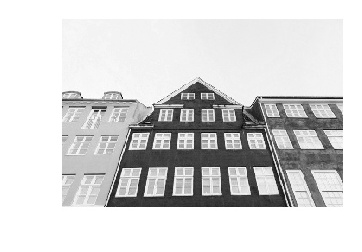
#> input picture Clase 5 - transformaciones morfologicas basicas/images/home.png, 362 x 252 px
$ jupyter execute --allow-errors 'clase 5.ipynb'   (older library calls are emulated)
#> lines starting #> are read from the running program, lines starting #| are printed output that depends on the picture; after the words box and inside, x2 and y2 are one past the last pixel; in counts of white or black regions, pixels touching at a corner belong together
# Visión artificial aplicada a la industria
### Intecol SAS
## Clase 5: deteccion de bordes y  Transformaciones morfologicas basicas

[cell 1]
import matplotlib.pyplot as plt
import numpy as np
import numpy
from numpy import *
import cv2 as cv
import cv2
import numpy as np
from skimage import data
from scipy.ndimage import filters

def plot(imagen,color='black',title=None,cmapa='gray',pic = False,subplot  = (1,1,1)):
    if pic == True:
        plt.figure(figsize=(15,8))
    plt.subplot(subplot[0],subplot[1],subplot[2])
    plt.axis('off')
    plt.imshow(imagen,cmap = cmapa,vmin = 0, vmax = 255)
    plt.title(title,color = color)

def plot_img_hist (image,title,subrows,subcols,num,size1,size2):
    fig = plt.figure(figsize=(size1,size2))
    plt.subplot(subrows,subcols,num)
    plt.imshow(image,cmap='gray');plt.title(title)
    color = ('r','g','b')
    plt.subplot(subrows,subcols,num+1)
    plt.title(" Histograma " + title)

    if len(image.shape) > 2 :
        for i,col in enumerate(color):
            histr = cv2.calcHist([image],[i],None,[256],[0,256])
            plt.plot(histr,color = col)
            plt.xlim([0,256])
    else:
        hist,bins = np.histogram(image.ravel(),256,[0,256])
        plt.plot(hist, color='gray' )
        plt.xlim([0,256])

## Deteccion de bordes
### ¿Que es un borde?
 Un borde es un conjunto de pixeles en donde la intensidad de pixeles cambia rapidamente
### ¿Como lo podriamos detectar?
La mayoría de las técnicas para detectar bordes emplean operadores locales basados en distintas
aproximaciones discretas de la primera y segunda derivada de los niveles de grises de la imagen.

## derivadas de una imagen

Se evalua como Cambia la intensidad de la imagen sobre la imagen, dicha informacion es utilizada en muchas aplicaciones (incluyendo deep learning). El cambio de intensidad puede cambiar en el eje x (*I_x*) y en el eje y (*I_y*)de la imagen *I* . cabe aclarar que las derivadas se realizan canal por canal.

el gradiente de la imagen es el vector $\rvert \nabla\rvert = 	\sqrt{I_x^2+I_y^2 }$

Que describe que tan fuerte es el cambio de la intensidad en la imagen .

 el angulo del gradiente viene dado por:
$ \alpha= 	\arctan{(I_y,I_x) }$
Que describe la direccion de el cambio de intensidad maximo en la imagen.

computar las imagenes de las derivadas se puede utilizar realizando aproximaciones discretas . Que son mas facilmente implementadas como convoluciones

$I_x = I* D_x$  y  $I_y = I * D_y $

Las elecciones mas famosas para $D_x$ y $D_y$ son los *filtros prewitt*:

$D_x =\begin{bmatrix}-1&0&1\\-1&0&1\\-1&0&1\end{bmatrix}$ $D_y =\begin{bmatrix}-1&-1&-1\\0&0&0\\1&1&1\end{bmatrix}$

Y los *filtros Bosel*:

$D_x =\begin{bmatrix}-1&0&1\\-2&0&2\\-1&0&1\end{bmatrix}$ $D_y =\begin{bmatrix}-1&-2&-1\\0&0&0\\1&2&1\end{bmatrix}$

Veamos como funcionan:

[cell 2]
def conv(img, conv_filter):
    filter_size = conv_filter.shape[1]
    result = numpy.zeros((img.shape))
    #Looping through the image to apply the convolution operation.
    for r in numpy.uint16(numpy.arange(filter_size/2.0,
                          img.shape[0]-filter_size/2.0+1)):
        for c in numpy.uint16(numpy.arange(filter_size/2.0,
                                           img.shape[1]-filter_size/2.0+1)):
            """
            Getting the current region to get multiplied with the filter.
            How to loop through the image and get the region based on
            the image and filer sizes is the most tricky part of convolution.
            """
            curr_region = img[r-numpy.uint16(numpy.floor(filter_size/2.0)):r+numpy.uint16(numpy.ceil(filter_size/2.0)),
                              c-numpy.uint16(numpy.floor(filter_size/2.0)):c+numpy.uint16(numpy.ceil(filter_size/2.0))]
            #Element-wise multipliplication between the current region and the filter.
            curr_result = curr_region * conv_filter
            conv_sum = numpy.sum(curr_result) #Summing the result of multiplication.
            result[r, c] = conv_sum #Saving the summation in the convolution layer feature map.

    #Clipping the outliers of the result matrix.
    final_result = result[numpy.uint16(filter_size/2.0):result.shape[0]-numpy.uint16(filter_size/2.0),
                          numpy.uint16(filter_size/2.0):result.shape[1]-numpy.uint16(filter_size/2.0)]
    return final_result

def load_image(image_path):

#> called with image_path = 'images/home.png'
    coloured_image = cv2.imread(image_path)
#> coloured_image is the input picture: shape (252, 362, 3); min 0, max 255, mean 213.7
    gray_image = cv2.cvtColor(coloured_image, cv2.COLOR_BGR2GRAY)
    return gray_image

[cell 3]
input_image = load_image('images/home.png')

l_y = numpy.array([[[-1, 0, 1],
                                   [-1, 0, 1],
                                   [-1, 0, 1]]])
l_x = numpy.array([[[1,   1,  1],
                                   [0,   0,  0],
                                   [-1, -1, -1]]])
edge_x = conv(input_image, l_x)
edge_y = conv(input_image, l_y)
#> after the loop in conv (call 2), `for r in numpy.uint16(numpy.arange(filter_size/2.0,`:
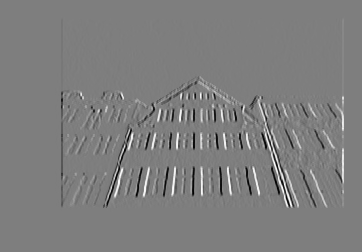
#> result: shape (252, 362) float64; min -581, max 590, mean 0; drawn with min black and max white
plt.figure(figsize=(15,15))


plot(input_image,subplot = (3,1,1))
plot(edge_x,subplot = (3,1,2))
plot(edge_y,subplot = (3,1,3))

## Implementacion con librerias

[cell 4]
# Sobel derivative filters
imx = zeros(input_image.shape)
filters.sobel(input_image,1,imx)
imy = zeros(input_image.shape)
filters.sobel(input_image,0,imy)
magnitude = sqrt(imx**2+imy**2)

[cell 5]
plt.figure(figsize=(15,15))
plot(input_image,subplot = (4,1,1))
plot(imx,subplot = (4,1,2))
plot(imy,subplot = (4,1,3))
plot(magnitude,subplot = (4,1,4))

[cell 6]
img = input_image
laplacian = cv.Laplacian(img,cv.CV_64F)
sobelx = cv.Sobel(img,cv.CV_8U,1,0,ksize=3)
sobely = cv.Sobel(img,cv.CV_8U,0,1,ksize=3)
plt.figure(figsize=(15,15))
plot(input_image,subplot = (4,1,1),title = 'hello')
plot(sobelx,subplot = (4,1,2))
plot(sobely,subplot = (4,1,3))
plot(laplacian,subplot = (4,1,4))

En el ultimo ejemplo el tipo de salida de nuestra imagen es cv2.CV_8U o np.uint8. sin embargo hay un problema con eso . la transcicion de negro a blanco es tomada como pendiente positivamientras que la transcicion de blanco a negro es tomado como pendiente negativa . asi que cuando se convierte la data a unint.8 , todas las pendientes negativas son hechas cero , en otras palabras se pierde ese borde.

si quieres detectar ambos botds , se puede tener la imagen de salida en otros formatos mas altos , tales como cv2.CV_16S, cv2.CV_64F etc y luego tomar el valor absoluto y devolverlo a cv2.CV_8U de esta manera:

#> (a cell that did not finish here is left out)

# Output dtype = cv2.CV_8U
sobelx8u = cv2.Sobel(img2,cv2.CV_8U,1,0,ksize=5)

# Output dtype = cv2.CV_64F. Then take its absolute and convert to cv2.CV_8U
sobelx64f = cv2.Sobel(img2,cv2.CV_64F,1,0,ksize=3)
abs_sobel64f = np.absolute(sobelx64f)
sobel_8u = np.uint8(abs_sobel64f)
plt.figure(figsize=(15,15))
plt.subplot(1,3,1),plt.imshow(img2,cmap = 'gray')
plt.title('Original'), plt.xticks([]), plt.yticks([])
plt.subplot(1,3,2),plt.imshow(sobelx8u,cmap = 'gray')
plt.title('Sobel CV_8U'), plt.xticks([]), plt.yticks([])
plt.subplot(1,3,3),plt.imshow(sobel_8u,cmap = 'gray')
plt.title('Sobel abs(CV_64F)'), plt.xticks([]), plt.yticks([])

plt.show()

## Filtro de Canny

Canny es la técnica mayormente utilizada para detectar bordes en las imágenes. Consiste en simplificar una imagen de tal manera que solo se dibuje el borde de los objetos, y eso se logra en cinco pasos:
* ** Reduccion de ruido: **
Se suele aplicar un filtro gaussiano para suavizar la imagen

* **Detección de bordes con Sobel:** Tal como vimos anteriormentese basa se basa en el cálculo de la primera derivada.

* **Supresión de píxeles fuera del borde:** El objetivo en esta fase es poder quedarnos con aquellos bordes que cumplan cierta condición. En el detector de bordes Canny serán aquellos que tengan como grosor 1.

La supresión non-maximun es una técnica que permite adelgazar los bordes basándose en el gradiente.

* ** Doble threshold: **

permite identificar 3 tipos de pixeles: Fuertes , debiles y no relevantes:

los pixeles fuertes son pixeles que tienen intensidad tan alta que van a contribuir al borde final.

pixeles debiles son aquellos pixeles que tienen un nivel de intesnsidad que no es suficiente para ser un pixel de intensidad fuerte ni tampoco es considerado no relevantes

todo el resto de pixeles son no relevantes.

se utiliza doble threshold , uno alto para identificar pixeles fuertes y uno bajo para identificar pixeles no relevantes.
y los pixeles que estan en ambos thresholds seran pixeles debiles .

En la anterior imagen los pixeles blancos son los pixeles fuertes y los grises pixeles debiles

* ** histéresis:**

Basado en los resultados anteriores la histeresis conosiste en transformar pixeles debiles en pixeles fuertes , si y solo si al menos uno de los pixeles alrededor es uno fuerte, de la siguiente manera:

Al hacer la conversion con el condicional indicado se obtiene :

Todo este proceso puede ser extremadamente difícil de implementar por ti mismo. Gracias a OpenCV todo esto resulta relativamente sencillo y práctico.

[cell 8]
img = data.coins()
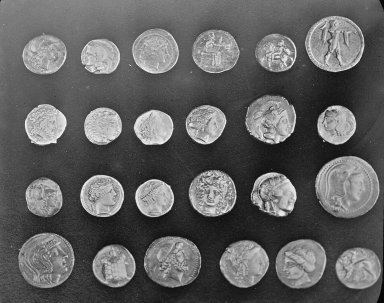
#> input picture skimage.data.coins(), 384 x 303 px
#> img is the input picture: shape (303, 384); min 1, max 252, mean 96.9
edges = cv.Canny(img,250,255)
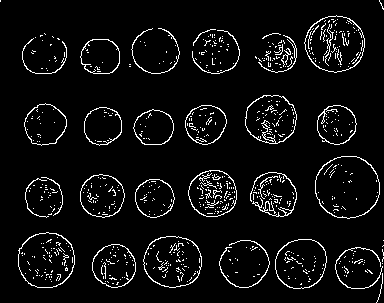
#> edges: shape (303, 384); 5.7% white in thin lines or dots
plt.subplot(121),plt.imshow(img,cmap = 'gray')
plt.title('Original Image'), plt.xticks([]), plt.yticks([])
plt.subplot(122),plt.imshow(edges,cmap = 'gray')
plt.title('Edge Image'), plt.xticks([]), plt.yticks([])
plt.show()

## Ejercicio:
Encontrar la fila del borde superior de la siguiente imagen:

[cell 9]
img = load_image('images/marco.png')
#> call 3 of load_image, with image_path = 'images/marco.png'
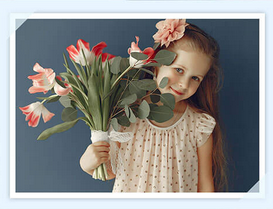
#> input picture Clase 5 - transformaciones morfologicas basicas/images/marco.png, 273 x 209 px
#> in load_image, coloured_image is the input picture: shape (209, 273, 3); mean B, G, R 139.1, 141, 141.6
plot(img)

[cell 10]
canny_img = cv.Canny(img,250,255)
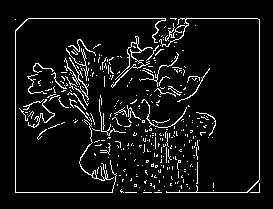
#> canny_img: shape (209, 273); 7% white in thin lines or dots, all inside (x1, y1, x2, y2) = (15, 18, 260, 193)
plt.figure(figsize=(10,10))
plt.imshow(canny_img,cmap = 'gray')
plt.show()

[cell 11]
top_sum = 0
edge = 0
for row in range(0,int(img.shape[0] * 0.1)):
    suma = np.sum(canny_img[row])
    if suma > top_sum:
        top_sum = suma
        edge = row
#> this loop made 20 passes
#> (suma, top_sum) on pass 19: (56610, 56610)
#> suma on passes 1 to 6: 0, 0, 0, 0, 0, 0
#> after the loop, edge = 18; top_sum = 56610
print(edge)
#| 18

 ## Transformaciones morfologicas basicas

Las operaciones morfologicas son llamadas asi por que basicamente modifican la forma de los objetos binarios, estos metodos son aplicados normalmente a imagenes binarias, pero puede ser usada en escala de grises tambien.
para realizar las operaciones morfologias se convoluciona la imagen binaria con un kernel que decide la naturaleza de la operacion.

Las operaciones estandar incluyen :

###  **Erosion(Erosion)**:
 El kernel se desplaza en toda la imagen(convolucion) y se busca el valor minimo que se encuentra en esa porcion de imagen(minimo local), si todos los pixeles bajo el kernel valen 1(el minimo local es 1), entonces la imagen de salida en esa posicion va a ser 1, de lo contrario si hay al menos un zero debajo del kernel pues el resultado va a ser cero.


La operacion de erosion puede observarse a continuacion:

en el caso de que el kernel es una matriz 3x3 de 1s  el
resultado será 1 para el punto en estudio si todos los puntos del kernel están contenidos dentro del
conjunto del objeto

Se utiliza para desaparecer el ruido, disminuir el tamaño de las regiones , remover puentes entre regiones  y protusiones.

###  **Dilatacion(dilation)**:
Es una operacion completamente inversa a la erosion, se recorre con el kernel la imagen completa y se calcula el maximo local para cada posicion del kernel. Este maximo local se va a guardar en la imagen de salida. asi si todos los pixeles bajo el kernel valen 0 pues el resultado va a ser cero, pero si hay algun 1, el resultado sera 1

A continuacion se puede observar el resutlado de utilizar dilatacion:

Si hubiese al menos un valor de 1(pixel blanco) del kernel que se traslapara con un 1(pixel blanco) en la imagen binaria, entonces el resultado es 1. Si por el contrario, si los 1s del kernel se traslapan unicamente con los 0s nuestra salida sera cero.
Se pueden utilizar diferentes kernel , si por ejemplo se utilizara un kernel de 3x3 con solo 1s. entonces un pixel es 1 si al menos un pixel traslapado con el kernel es 1.

Se utiliza para rellenar huecos y espacios en la region y agrandar la region

###  ** Apertura (opening):**
Esta operación se realiza mediante una erosión seguida de una dilatación empleando el mismo kernel. Al erosionar se pierden detalles pequeños, desaparece el ruido y  mengua la imagen. si seguidamente se hace la dilatación, la imagen crece a su tamaño inicial y los detalles que no llegaron a perderse se resaltan.

###  **Cierre (closing):**
En este caso en primer lugar se hará una operación de dilatación, para seguidamente, manteniendo
el mismo EE, hacer una erosión. Al dilatar se rellenan intersticios, la imagen crece, luego cuando se
erosiona la imagen vuelve a un tamaño semejante al original.

### **Gradiente morfologico(morphological gradient)** :

Es la diferencia entre la dilatación y la erosión de una imagen. El resultado se verá como el contorno del objeto.

### ** Top hat : **
Es la diferencia entre la imagen de entrada y el opening de la imagen. Al utilizar el filtro se devuelve una imagen conteniendo regiones que son mas pequeñas que el kernel y son mas brillantes que sus alreadedores
It is the difference between input image and Opening of the image.

### **Black hat: **
Es la diferencia entre el cierrede la imagen de entrada y la imagen de entrada.Devuelve regiones que son mas pequeñas que el kernel y son mas oscuras que sus alreadedores

[cell 12]
morph_img = data.coins()
ret,thresh1 = cv.threshold(morph_img,150,255,cv.THRESH_BINARY)
#> thresh1: shape (303, 384); 20.4% white; 282 white regions (231 under 20 px), largest, box (x1, y1, x2, y2) and area: (305, 16, 364, 72) 1562, (132, 30, 179, 73) 1404, (316, 156, 379, 210) 1264
kernel = np.ones((5,5),np.uint8)
morph_erosion = cv2.erode(thresh1,kernel,iterations = 1)
#> morph_erosion: shape (303, 384); 4% white; 102 white regions (78 under 20 px), largest, box (x1, y1, x2, y2) and area: (86, 110, 120, 141) 661, (136, 112, 171, 143) 592, (83, 41, 118, 71) 585
morph_dilation = cv2.dilate(thresh1,kernel,iterations = 1)
#> morph_dilation: shape (303, 384); 38% white; 24 white regions, largest, box (x1, y1, x2, y2) and area: (314, 154, 381, 215) 3131, (303, 14, 366, 74) 3024, (17, 231, 76, 289) 2369
morph_opening = cv2.morphologyEx(thresh1, cv2.MORPH_OPEN, kernel)
#> morph_opening: shape (303, 384); 10.1% white; 65 white regions, largest, box (x1, y1, x2, y2) and area: (25, 104, 66, 145) 1095, (84, 108, 122, 143) 1024, (81, 39, 120, 73) 979
morph_closing = cv2.morphologyEx(thresh1, cv2.MORPH_CLOSE, kernel)
#> morph_closing: shape (303, 384); 27.9% white; 40 white regions (15 under 20 px), largest, box (x1, y1, x2, y2) and area: (305, 16, 364, 72) 2472, (316, 156, 379, 213) 2194, (189, 171, 236, 216) 1665
morph_gradient = cv2.morphologyEx(thresh1, cv2.MORPH_GRADIENT, kernel)
#> morph_gradient: shape (303, 384); 34% white; 29 white regions, largest, box (x1, y1, x2, y2) and area: (303, 14, 366, 74) 2992, (314, 154, 381, 215) 2992, (17, 231, 76, 289) 2369
morph_tophat = cv2.morphologyEx(thresh1, cv2.MORPH_TOPHAT, kernel)
#> morph_tophat: shape (303, 384); 10.3% white in thin lines or dots, all inside (x1, y1, x2, y2) = (19, 16, 381, 288)
morph_blackhat = cv2.morphologyEx(thresh1, cv2.MORPH_BLACKHAT, kernel)
#> morph_blackhat: shape (303, 384); 7.5% white in thin lines or dots, all inside (x1, y1, x2, y2) = (19, 17, 380, 287)

plt.figure(figsize=(15,15))
plot(morph_img,subplot = (5,2,1),title = f'Imagen Original ',)
plot(thresh1,subplot = (5,2,2), title= 'threshold ')
plot(morph_erosion,subplot = (5,2,3), title= 'Erosion ')
plot(morph_dilation,subplot = (5,2,4), title= 'Dilatacion ')
plot(morph_opening,subplot = (5,2,5), title= 'Apertura ')
plot(morph_closing,subplot = (5,2,6), title= 'Cierre ')
plot(morph_gradient,subplot = (5,2,7), title= 'Gradiente ')
plot(morph_tophat,subplot = (5,2,8), title= 'Top hat ')
plot(morph_blackhat,subplot = (5,2,9), title= 'Black hat ')

[cell 13]
# Labeling

ret, labels = cv.connectedComponents(morph_dilation)
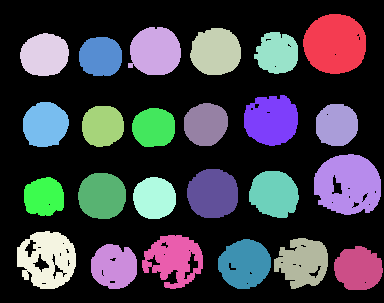
#> labels: shape (303, 384) int32; 25 distinct labels, from 0 to 24; one colour per label, 0 black
#> ret = 25
label_hue = np.uint8(179 * labels / np.max(labels))
blank_ch = 255 * np.ones_like(label_hue)
labeled_img = cv.merge([label_hue, blank_ch, blank_ch])
labeled_img = cv.cvtColor(labeled_img, cv2.COLOR_HSV2RGB)

labeled_img[label_hue == 0] = 0

plt.title('Objetos contados:'+ str(ret-1))
plt.imshow(labeled_img)

plt.show()

## Ejercicio:

Aplicar una transformacion morfologica que elimine la galaxia y deje unicamente las estrellas mas pequeñas de fondo.

[cell 14]
galaxia = cv2.imread('images/testing2.png')
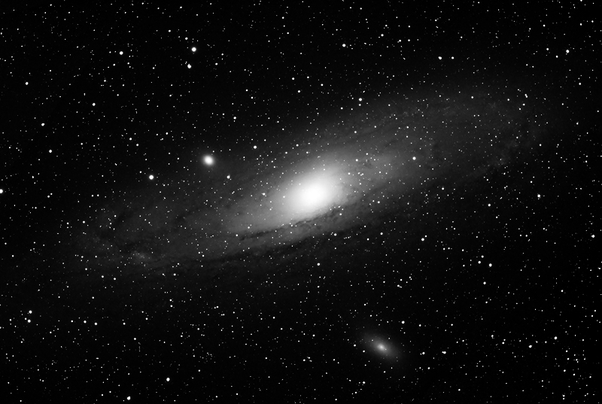
#> input picture Clase 5 - transformaciones morfologicas basicas/images/testing2.png, 602 x 404 px
#> galaxia is the input picture: shape (404, 602, 3); min 0, max 255, mean 17.2
plot(galaxia)

[cell 15]
# filterSize =(3, 3)
# kernel = cv2.getStructuringElement(cv2.MORPH_RECT,filterSize)
#
kernel = np.ones((3,3),np.uint8)

input_image = cv2.cvtColor(galaxia, cv2.COLOR_BGR2GRAY)

# Applying the Top-Hat operation
tophat_img = cv2.morphologyEx(galaxia,
                              cv2.MORPH_TOPHAT,
                              kernel)

[cell 16]
plt.imshow(tophat_img)

## Ejercicio :

1. Leer y contar el numero de guisantes en la imagen(el numero de objetos).

2. Contar el numero de frijoles y el numero de arvejas separadamente.

[cell 17]
peas = load_image('images/peas_and_beans.png')
#> call 4 of load_image, with image_path = 'images/peas_and_beans.png'
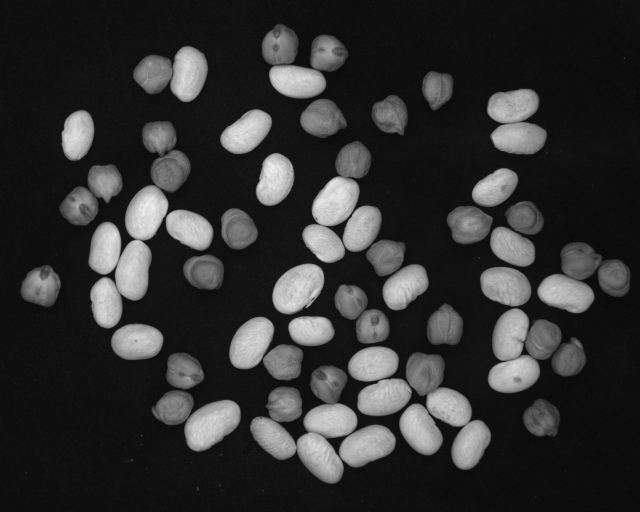
#> input picture Clase 5 - transformaciones morfologicas basicas/images/peas_and_beans.png, 1280 x 1024 px (shown at 1/2 size)
#> in load_image, coloured_image is the input picture: shape (1024, 1280, 3); min 0, max 247, mean 49.4
plot_img_hist(peas,'peas and beans',1,2,1,10,5)
#> in plot_img_hist, `hist,bins = np.histogram(image.ravel(),256,[0,256])`: hist = 256 values, max 154386 at index 15, min 0 at index 248, mean 5120; bins = 257 values from 0 to 256
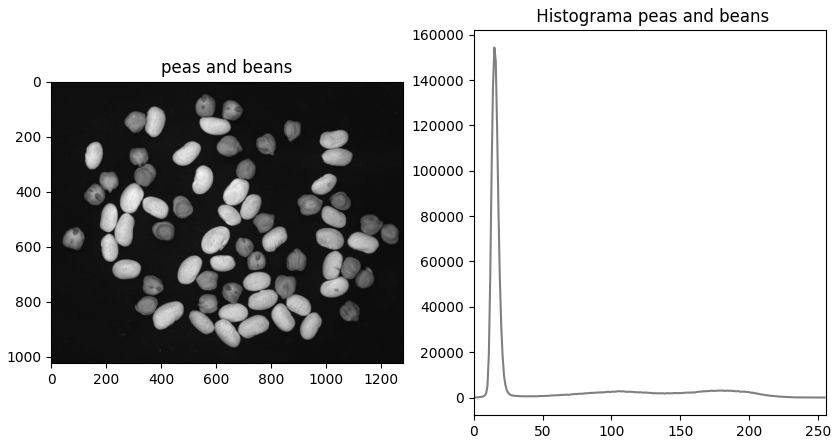
#> figure drawn by matplotlib, 2 panels; panel 2: curve peaks at x = 15, y = 154386

[cell 18]
ret,thresh1 = cv.threshold(peas,30,70,cv.THRESH_BINARY)
#> thresh1: shape (1024, 1280); values 0 (black) and 70 (white), 27.6% white; 239 white regions (202 under 20 px), largest, box (x1, y1, x2, y2) and area: (695, 692, 983, 940) 35336, (176, 242, 382, 658) 33905, (500, 730, 792, 968) 33665
myResult = cv.inRange(peas, 50, 120)
#> myResult: shape (1024, 1280); 10% white; 293 white regions (238 under 20 px), largest, box (x1, y1, x2, y2) and area: (500, 731, 792, 968) 9607, (180, 242, 381, 657) 8506, (524, 48, 696, 197) 6941
plt.figure(figsize=(25,25))
plot(myResult,subplot = (5,2,3), title= 'Erosion ')

[cell 19]
ret,thresh1 = cv.threshold(peas,50,255,cv.THRESH_BINARY)
#> thresh1: shape (1024, 1280); 26.7% white; 65 white regions (23 under 20 px), largest, box (x1, y1, x2, y2) and area: (177, 242, 381, 657) 33033, (500, 731, 792, 968) 32835, (798, 705, 982, 940) 22387
ret,thresh2 = cv.threshold(peas,120,255,cv.THRESH_BINARY)
#> thresh2: shape (1024, 1280); 16.8% white; 428 white regions (350 under 20 px), largest, box (x1, y1, x2, y2) and area: (594, 808, 714, 964) 10921, (545, 528, 648, 628) 7370, (370, 800, 480, 901) 7331
resta = cv.subtract(thresh1,thresh2)
#> resta: shape (1024, 1280); 9.9% white; 301 white regions (249 under 20 px), largest, box (x1, y1, x2, y2) and area: (500, 731, 792, 968) 9561, (180, 242, 381, 657) 8477, (524, 48, 696, 197) 6900
kernel = np.ones((5,5),np.uint8)
erosion = cv2.erode(resta,kernel,iterations = 1)
#> erosion: shape (1024, 1280); 5.1% white; 132 white regions (89 under 20 px), largest, box (x1, y1, x2, y2) and area: (1124, 487, 1201, 562) 3931, (1051, 641, 1121, 718) 3236, (1198, 521, 1258, 590) 3058
# morph_closing = cv2.morphologyEx(erosion, cv2.MORPH_OPEN, kernel)

plt.figure(figsize=(25,25))
plot(erosion,subplot = (5,2,3), title= 'Erosion ')

[cell 20]
ret2, labels2 = cv.connectedComponents(erosion)
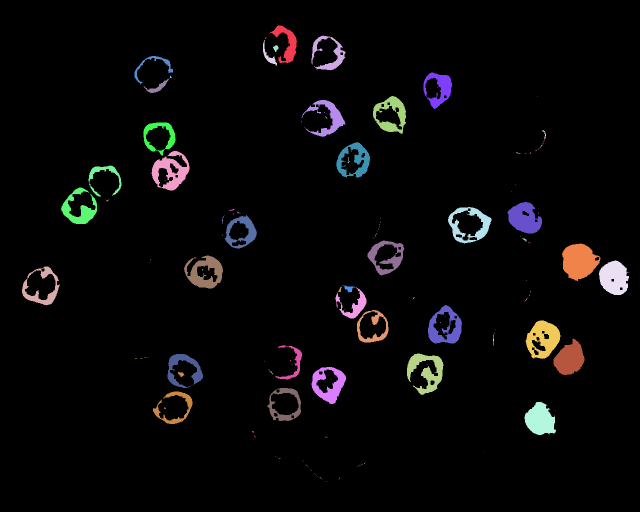
#> labels2: shape (1024, 1280) int32 (shown at 1/2 size); 133 distinct labels, from 0 to 132; one colour per label, 0 black
#> ret2 = 133

label_hue = np.uint8(179 * labels2 / np.max(labels2))
blank_ch = 255 * np.ones_like(label_hue)

labeled_img = cv.merge([label_hue, blank_ch, blank_ch])
labeled_img = cv.cvtColor(labeled_img, cv2.COLOR_HSV2RGB)

labeled_img[label_hue == 0] = 0


plt.subplot(222)
plt.figure(figsize=(25,25))
plt.title('Objetos contados:'+ str(ret-1))
plt.imshow(labeled_img)

# plt.show()
